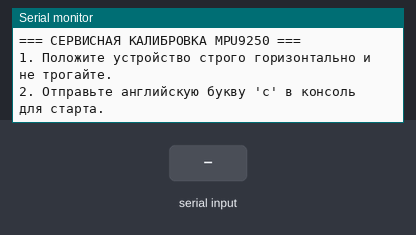
Bench run of a sketch on a simulated Arduino Uno, built for the host (arithmetic inside an expression is 32-bit, double 64-bit). Parts: the last lines printed to the serial monitor. Inputs (shaded band) come from the test bench.

Above: at 0.8 s.
0.9 s: "c" received over Serial
At 1.5 s:
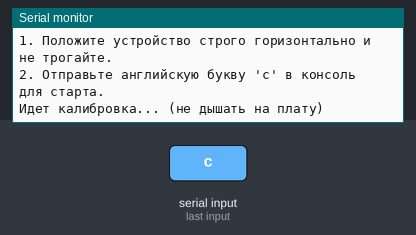
At 2.3 s:
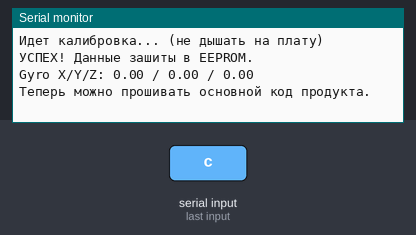

The sketch:

permanent_calibration.ino
```cpp
#include <EEPROM.h>
#include <MPU9250_WE.h>
#include <Wire.h>

#define MPU9250_ADDR 0x68
MPU9250_WE sensor = MPU9250_WE(MPU9250_ADDR);

// Структура, которая будет целиком записываться в EEPROM (весит 28 байт)
struct CalibrationData {
  uint32_t magicKey;       // Маркер валидности данных
  xyzFloat accOffset;      // Оффсеты акселерометра
  xyzFloat gyrOffset;      // Оффсеты гироскопа
};

void setup() {
  Serial.begin(115200);
  Wire.begin();

  // if (!sensor.init()) {
  //   Serial.println("Ошибка: датчик MPU9250 не найден!");
  //   while (1); // Останавливаем выполнение
  // }

  sensor.init();

  Serial.println("=== СЕРВИСНАЯ КАЛИБРОВКА MPU9250 ===");
  Serial.println("1. Положите устройство строго горизонтально и не трогайте.");
  Serial.println("2. Отправьте английскую букву 'c' в консоль для старта.");

  // Ждем команду от пользователя
  while (true) {
    if (Serial.available() > 0) {
      char cmd = Serial.read();
      if (cmd == 'c' || cmd == 'C') {
        break;
      }
    }
  }

  Serial.println("Идет калибровка... (не дышать на плату)");
  delay(1000); // Даем время на стабилизацию после нажатия

  // Библиотека сама производит замеры и вычисляет смещения
  sensor.autoOffsets();

  // Упаковываем полученные данные в структуру
  CalibrationData data;
  data.magicKey = 0xDEADBEEF; // Уникальный шестнадцатеричный ключ (маркер)
  data.accOffset = sensor.getAccOffsets();
  data.gyrOffset = sensor.getGyrOffsets();

  // Пишем структуру в память, начиная с 0-го байта
  EEPROM.put(0, data);

  Serial.println("УСПЕХ! Данные зашиты в EEPROM.");
  Serial.print("Gyro X/Y/Z: ");
  Serial.print(data.gyrOffset.x); Serial.print(" / ");
  Serial.print(data.gyrOffset.y); Serial.print(" / ");
  Serial.println(data.gyrOffset.z);

  Serial.println("Теперь можно прошивать основной код продукта.");
}

void loop() {
  // Пусто. Калибровка делается один раз в setup.
}
```

Measured:
- after the input at 0.9 s, the serial monitor: prints a new line at once (image 1)
